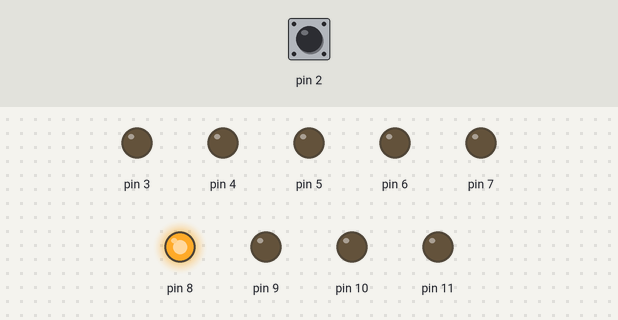
Bench run of a sketch on a simulated Arduino Uno, built with avr-gcc and run on an emulated ATmega328P. On the bench: output pins drawn as LEDs (lit = HIGH). Dashed ring = blinking. Inputs (shaded band) come from the test bench; at power-on: pin 2 HIGH.

Above: at 0.55 s.
At 1.05 s:
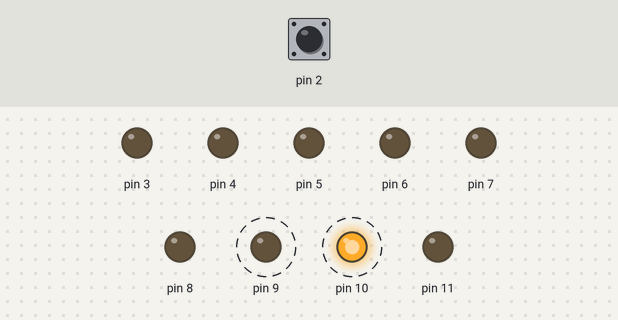
1.3 s: pin 2 pulled LOW for 0.15 s
At 1.45 s:
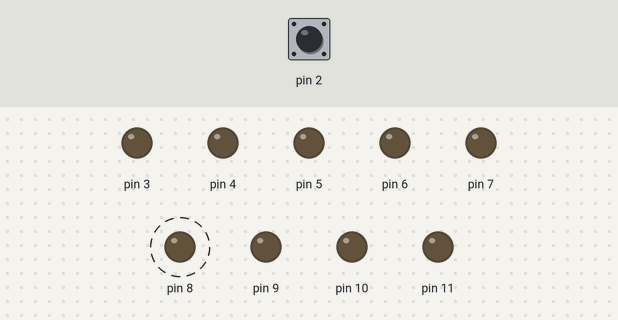
Timing chart, 0 to 10.3 s (numbered marks = the images above; inputs shaded):
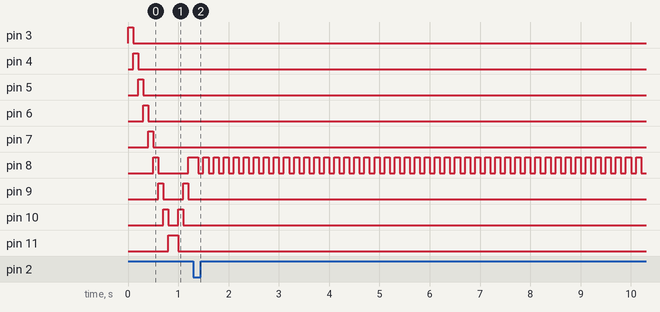

The sketch:

BlinkGame.ino
```cpp
bool go = true;
int theLED = 0;

void setup() {
  // put your setup code here, to run once:
  Serial.begin(9600); //for bug killin time
  /*
   * for(int i=3; i<=11; i++){
   *    pinMode(i, OUTPUT);
   * }
   */
  pinMode(3, OUTPUT);
  pinMode(4, OUTPUT);
  pinMode(5, OUTPUT);
  pinMode(6, OUTPUT);
  pinMode(7, OUTPUT);
  pinMode(8, OUTPUT);
  pinMode(9, OUTPUT);
  pinMode(10, OUTPUT);
  pinMode(11, OUTPUT);

  pinMode(2, INPUT_PULLUP);
  attachInterrupt(digitalPinToInterrupt(2), smash, LOW);
}

void smash(){
  go = false;
}

void loop() {
  // put your main code here, to run repeatedly:
  if(go){
    for(int i=3; i<=11; i++){
      if(go){
        theLED = i;
        digitalWrite(i, HIGH);
        delay(100);
        digitalWrite(i, LOW);
      }
      else{
        break;
      }
    }//end of sweepUp

    for(int i=11; i>=3; i--){
      if(go){
        theLED = i;
        digitalWrite(i, HIGH);
        delay(100);
        digitalWrite(i,LOW);
      }
      else{
        break;
      }
    }//end of sweepDown
  }//end of if go for loop section
  else{
    digitalWrite(theLED, HIGH);
    delay(100);
    digitalWrite(theLED, LOW);
    delay(100);
  }//end of else if go

}//end of loop function
```

Measured:
- after the input at 1.3 s, pin 3–7, pin 9–11: stops changing and stays LOW
- by itself, pin 8: alternates HIGH for 0.10 s and LOW for 0.10 s
- by itself, pin 9: alternates HIGH for 0.10 s and LOW for 0.40 s
- by itself, pin 10: alternates HIGH for 0.10 s and LOW for 0.20 s
